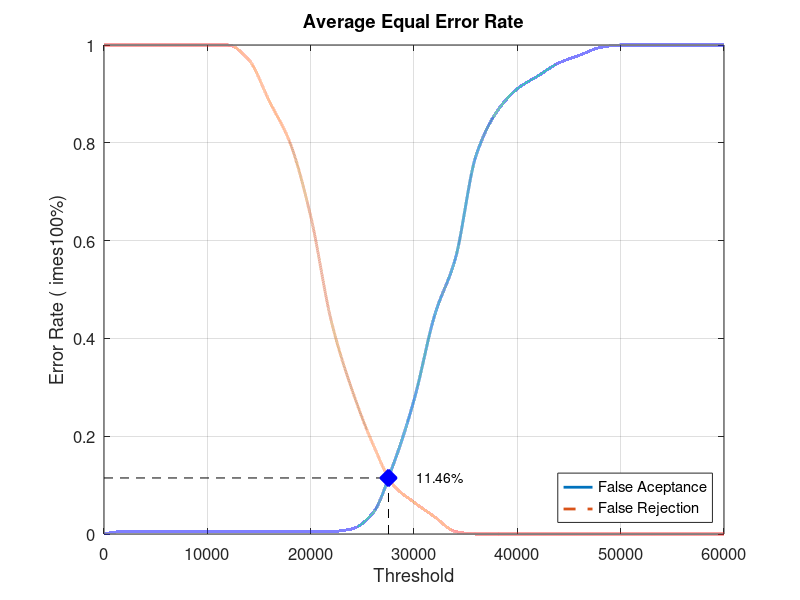
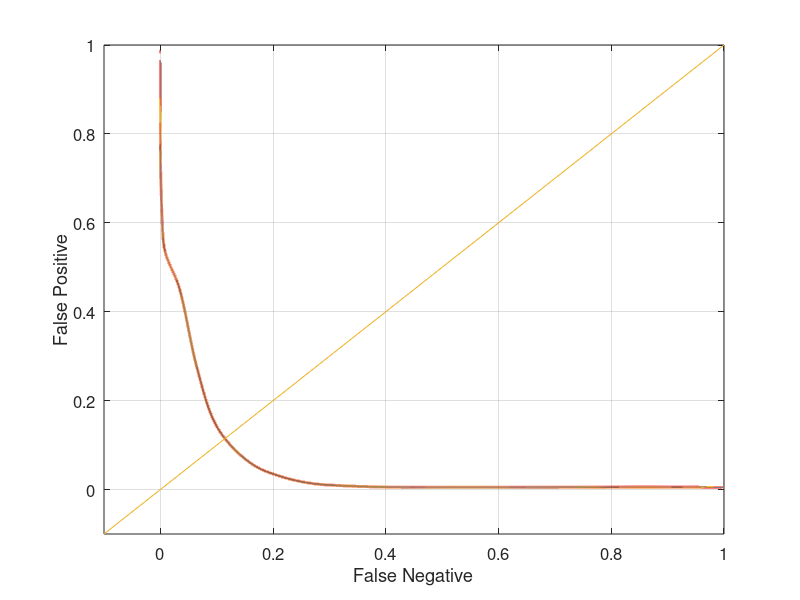

MATLAB code to generate these figures, in order:
close all;
clear;
clc;
x = 0:2000:60000;
xq = 0:0.5:60000;

y0 = [0 0.00526316 0.00526316 0.00526316 0.00526316 0.00526316 0.00526316 0.00526316 0.00526316 0.00526316 0.00526316 0.00526316 0.0105263 0.0421053 0.142105 0.273684 0.447368 0.563158 0.773684 0.863158 0.910526 0.936842 0.963158 0.978947 0.994737 1 1 1 1 1 1]
yy0 = interp1(x, y0, xq, 'pchip');
y1 = [1 1 1 1 1 1 1 0.97 0.885 0.8 0.65 0.435 0.295 0.185 0.1 0.065 0.035 0.005 0 0 0 0 0 0 0 0 0 0 0 0 0]
yy1 = interp1(x, y1, xq, 'pchip');

% Calculating EER: 
y2 = abs(y0 - y1);
find(y2 == min(y2))
yy2 = abs(yy0 - yy1);
xEER = find(yy2 == min(yy2));
xEERIndex = xq(xEER) % X-axis EER
yEER = yy0(xEER) % Y-axis EER

main = figure
plot(xq, yy0,'-','LineWidth', 2);	hold on
plot(xq, yy1,'--','LineWidth', 2);	hold on
plot([xEERIndex xEERIndex], [0 yEER], 'k--');	hold on
plot([0 xEERIndex], [yEER yEER], 'k--');	hold on
plot(xEERIndex, yEER, 'bx', 'LineWidth', 10);	hold on
text(xEERIndex + 10 * xEERIndex / 100, yEER, [num2str(round((10000 * yEER)) / 100) '%'])
legend('False Aceptance', 'False Rejection', 'Location', 'SouthEast')
xlabel('Threshold')
ylabel('Error Rate (	imes100%)')
title('Average Equal Error Rate')
set(gca, 'FontSize', 12)
axis([0 60000 0 1])
grid on

print(main, 'Database3_3Main', '-dpng');
FNRxFPR = figure('Color', [1 1 1]);
plot(yy1, yy0, '-', yy1, yy0, 'LineWidth', 2);
hold on
y = -0.1:0.1:1
plot(y, y); 
set(gca, 'FontSize', 12)
xlabel('False Negative')
ylabel('False Positive')
axis([-0.1 1 -0.1 1])
set(gca, 'FontSize', 12)
grid on

print(FNRxFPR, 'Database3_3FNRxFPR','-dpng');
